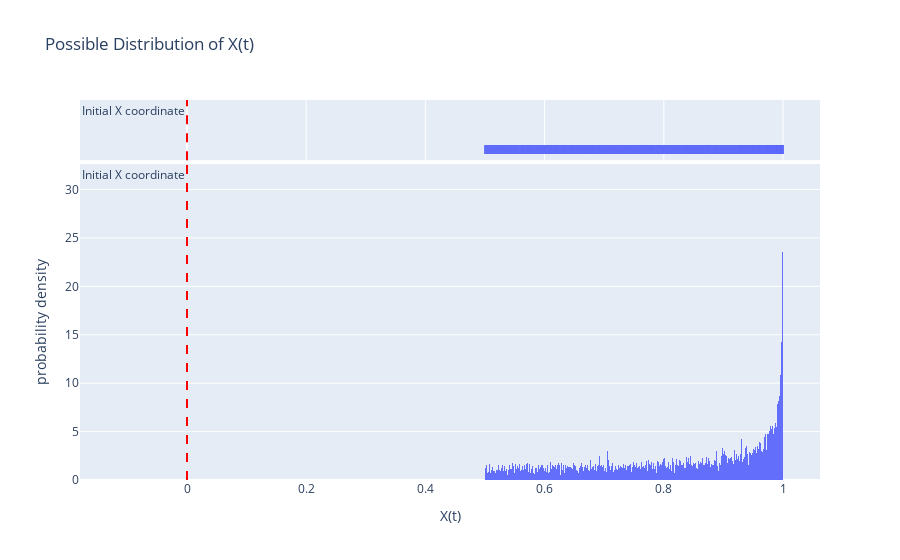
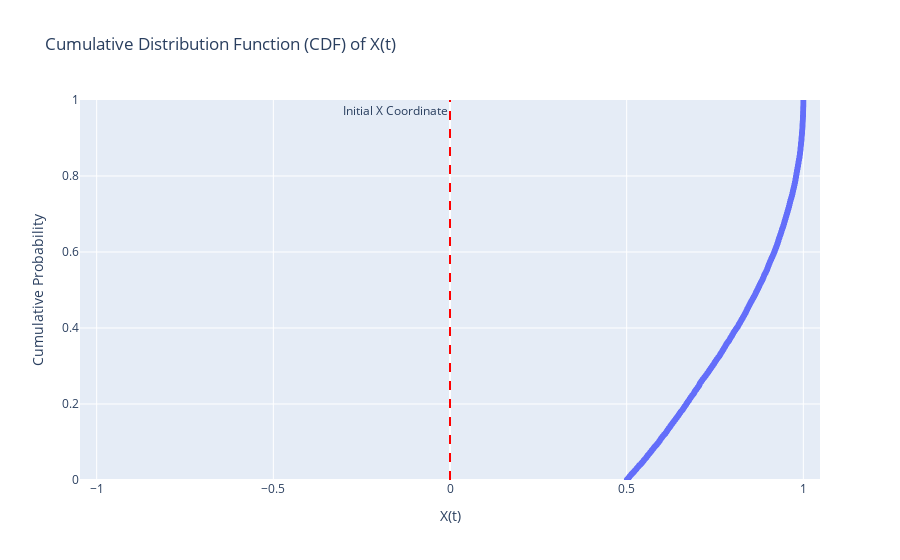

Source (notebook cell) for these figures, in order:
### Code cell
# Using Monte Carlo Simulation (generating large no. of samples, and understanding graph)

# Current heading angle at time t = 0
current_θ = 0.0  
# Assume initial x position is 0.0
# Assume initial y position is 0.0

# Generate possible changes in position using Uniform distribution
low_change = np.pi*(-1/3)  # Lower bound of change in heading angle is -60 degrees
high_change = np.pi*(+1/3)  # Upper bound of change in heading angle is +60 degrees
num_samples = 10000  # Number of samples to generate

print("\n\nBecause of the desired range of Δθ(t) in uniform R.V.; we are observing such trend. \nIf the range is chosen from -pi to +pi, thenn the graph of Δθ(t) with full range of values can be seen.")

# Modeling the change as uniform
changes = np.cos(np.random.uniform(low_change, high_change, num_samples))
# When the Δθ(t) is derived from a gaussian(0, 1) R.V.
# changes = np.sin(np.random.normal(0, 1, num_samples))
# changes = np.cos(np.random.normal(0, 1, num_samples))
new_x_coords = current_θ + changes

# Create DataFrame for new positions
df = pd.DataFrame({'New X': new_x_coords})

# Plot wavefront using Plotly Express
fig = px.histogram(df, x='New X', nbins=500, histnorm='probability density',
                   title=f'Possible Distribution of X(t)',
                   labels={'New X': 'X(t)'},
                   marginal='rug')
fig.add_vline(x=current_θ, line_dash="dash", line_color="red", 
              annotation_text="Initial X coordinate", annotation_position="top left")
fig.show()

# Calculate the CDF (cumulative distribution function)
sorted_thetas = np.sort(new_x_coords)  # Sort thetas in ascending order
cdf_values = np.arange(len(sorted_thetas)) / (len(sorted_thetas) - 1)  # Calculate CDF values

# Create DataFrame for CDF plot
cdf_df = pd.DataFrame({'New X': sorted_thetas, 'CDF': cdf_values})

# Plot CDF using Plotly Express
fig = px.scatter(cdf_df, x='New X', y='CDF',
                 title='Cumulative Distribution Function (CDF) of X(t)',
                 labels={'New X': 'X(t)', 'CDF': 'Cumulative Probability'})
fig.add_vline(x=current_θ, line_dash="dash", line_color="red",
              annotation_text="Initial X Coordinate", annotation_position="top left")
fig.update_layout(xaxis_range=[low_change, high_change], yaxis_range=[0, 1])  # Set axis ranges for clarity
fig.show()

### Figure 1 — Plotly figure (JSON) as saved in the notebook; plotly's stock layout.template omitted (floating-point values rounded to 4 significant figures; data arrays with more than 128 entries replaced by an {"elided": "..."} marker saying what was removed)
{"data": [{"alignmentgroup": "True", "bingroup": "x", "histnorm": "probability density", "hovertemplate": "X(t)=%{x}<br>probability density=%{y}<extra></extra>", "legendgroup": "", "marker": {"color": "#636efa", "pattern": {"shape": ""}}, "name": "", "nbinsx": 500, "offsetgroup": "", "orientation": "v", "showlegend": false, "type": "histogram", "x": {"elided": "10000 float values"}, "xaxis": "x", "yaxis": "y"}, {"alignmentgroup": "True", "boxpoints": "all", "fillcolor": "rgba(255,255,255,0)", "hoveron": "points", "hovertemplate": "X(t)=%{x}<extra></extra>", "jitter": 0, "legendgroup": "", "line": {"color": "rgba(255,255,255,0)"}, "marker": {"color": "#636efa", "symbol": "line-ns-open"}, "name": "", "offsetgroup": "", "showlegend": false, "type": "box", "x": {"elided": "10000 float values"}, "xaxis": "x2", "yaxis": "y2"}], "layout": {"annotations": [{"showarrow": false, "text": "Initial X coordinate", "x": 0, "xanchor": "right", "xref": "x", "y": 1, "yanchor": "top", "yref": "y domain"}, {"showarrow": false, "text": "Initial X coordinate", "x": 0, "xanchor": "right", "xref": "x2", "y": 1, "yanchor": "top", "yref": "y2 domain"}], "barmode": "relative", "legend": {"tracegroupgap": 0}, "shapes": [{"line": {"color": "red", "dash": "dash"}, "type": "line", "x0": 0, "x1": 0, "xref": "x", "y0": 0, "y1": 1, "yref": "y domain"}, {"line": {"color": "red", "dash": "dash"}, "type": "line", "x0": 0, "x1": 0, "xref": "x2", "y0": 0, "y1": 1, "yref": "y2 domain"}], "title": {"text": "Possible Distribution of X(t)"}, "xaxis": {"anchor": "y", "domain": [0, 1], "title": {"text": "X(t)"}}, "xaxis2": {"anchor": "y2", "domain": [0, 1], "matches": "x", "showgrid": true, "showticklabels": false}, "yaxis": {"anchor": "x", "domain": [0, 0.8316], "title": {"text": "probability density"}}, "yaxis2": {"anchor": "x2", "domain": [0.8416, 1], "matches": "y2", "showgrid": false, "showline": false, "showticklabels": false, "ticks": ""}}}

### Figure 2 — Plotly figure (JSON) as saved in the notebook; plotly's stock layout.template omitted (floating-point values rounded to 4 significant figures; data arrays with more than 128 entries replaced by an {"elided": "..."} marker saying what was removed)
{"data": [{"hovertemplate": "X(t)=%{x}<br>Cumulative Probability=%{y}<extra></extra>", "legendgroup": "", "marker": {"color": "#636efa", "symbol": "circle"}, "mode": "markers", "name": "", "showlegend": false, "type": "scattergl", "x": {"elided": "10000 float values"}, "xaxis": "x", "y": {"elided": "10000 float values"}, "yaxis": "y"}], "layout": {"annotations": [{"showarrow": false, "text": "Initial X Coordinate", "x": 0, "xanchor": "right", "xref": "x", "y": 1, "yanchor": "top", "yref": "y domain"}], "legend": {"tracegroupgap": 0}, "shapes": [{"line": {"color": "red", "dash": "dash"}, "type": "line", "x0": 0, "x1": 0, "xref": "x", "y0": 0, "y1": 1, "yref": "y domain"}], "title": {"text": "Cumulative Distribution Function (CDF) of X(t)"}, "xaxis": {"anchor": "y", "domain": [0, 1], "range": [-1.047, 1.047], "title": {"text": "X(t)"}}, "yaxis": {"anchor": "x", "domain": [0, 1], "range": [0, 1], "title": {"text": "Cumulative Probability"}}}}
